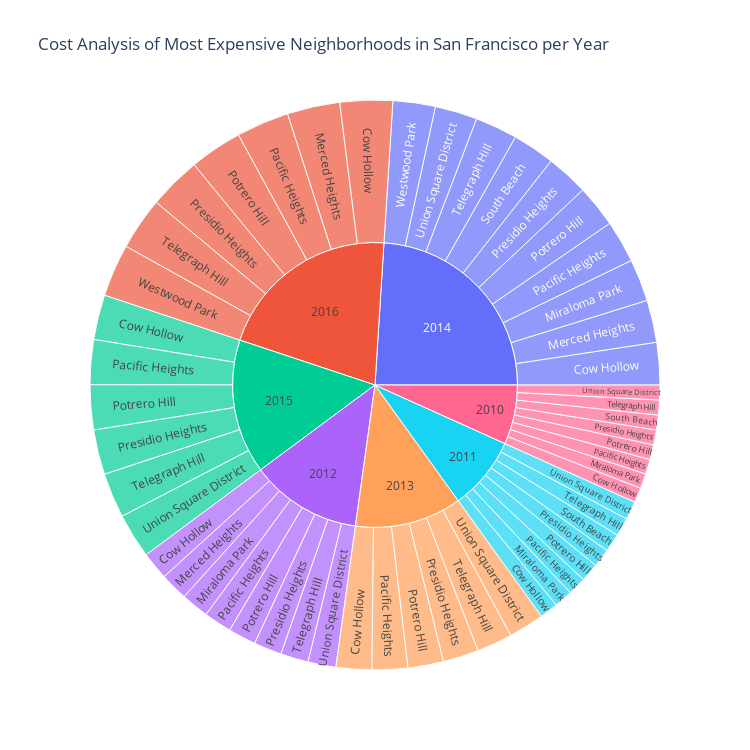

Notebook cell for this chart:
### Markdown cell above
### Create a sunburst chart to conduct a costs analysis of most expensive neighborhoods in San Francisco per year

### Code cell
# Sunburst Plot
fig = px.sunburst(df_expensive_neighborhoods_per_year,
                 path=['year', 'neighborhood'],
                 values='gross_rent',
                 title="Cost Analysis of Most Expensive Neighborhoods in San Francisco per Year",
                 width=750, height=750)
fig.show()

### Figure 1 — Plotly figure (JSON) as saved in the notebook; plotly's stock layout.template omitted (floating-point values rounded to 4 significant figures)
{"data": [{"branchvalues": "total", "domain": {"x": [0, 1], "y": [0, 1]}, "hovertemplate": "labels=%{label}<br>gross_rent=%{value}<br>parent=%{parent}<br>id=%{id}<extra></extra>", "ids": ["2010/Cow Hollow", "2011/Cow Hollow", "2012/Cow Hollow", "2013/Cow Hollow", "2014/Cow Hollow", "2015/Cow Hollow", "2016/Cow Hollow", "2012/Merced Heights", "2014/Merced Heights", "2016/Merced Heights", "2010/Miraloma Park", "2011/Miraloma Park", "2012/Miraloma Park", "2014/Miraloma Park", "2010/Pacific Heights", "2011/Pacific Heights", "2012/Pacific Heights", "2013/Pacific Heights", "2014/Pacific Heights", "2015/Pacific Heights", "2016/Pacific Heights", "2010/Potrero Hill", "2011/Potrero Hill", "2012/Potrero Hill", "2013/Potrero Hill", "2014/Potrero Hill", "2015/Potrero Hill", "2016/Potrero Hill", "2010/Presidio Heights", "2011/Presidio Heights", "2012/Presidio Heights", "2013/Presidio Heights", "2014/Presidio Heights", "2015/Presidio Heights", "2016/Presidio Heights", "2010/South Beach", "2011/South Beach", "2014/South Beach", "2010/Telegraph Hill", "2011/Telegraph Hill", "2012/Telegraph Hill", "2013/Telegraph Hill", "2014/Telegraph Hill", "2015/Telegraph Hill", "2016/Telegraph Hill", "2010/Union Square District", "2011/Union Square District", "2012/Union Square District", "2013/Union Square District", "2014/Union Square District", "2015/Union Square District", "2014/Westwood Park", "2016/Westwood Park", "2010", "2011", "2012", "2013", "2014", "2015", "2016"], "labels": ["Cow Hollow", "Cow Hollow", "Cow Hollow", "Cow Hollow", "Cow Hollow", "Cow Hollow", "Cow Hollow", "Merced Heights", "Merced Heights", "Merced Heights", "Miraloma Park", "Miraloma Park", "Miraloma Park", "Miraloma Park", "Pacific Heights", "Pacific Heights", "Pacific Heights", "Pacific Heights", "Pacific Heights", "Pacific Heights", "Pacific Heights", "Potrero Hill", "Potrero Hill", "Potrero Hill", "Potrero Hill", "Potrero Hill", "Potrero Hill", "Potrero Hill", "Presidio Heights", "Presidio Heights", "Presidio Heights", "Presidio Heights", "Presidio Heights", "Presidio Heights", "Presidio Heights", "South Beach", "South Beach", "South Beach", "Telegraph Hill", "Telegraph Hill", "Telegraph Hill", "Telegraph Hill", "Telegraph Hill", "Telegraph Hill", "Telegraph Hill", "Union Square District", "Union Square District", "Union Square District", "Union Square District", "Union Square District", "Union Square District", "Westwood Park", "Westwood Park", "2010", "2011", "2012", "2013", "2014", "2015", "2016"], "name": "", "parents": ["2010", "2011", "2012", "2013", "2014", "2015", "2016", "2012", "2014", "2016", "2010", "2011", "2012", "2014", "2010", "2011", "2012", "2013", "2014", "2015", "2016", "2010", "2011", "2012", "2013", "2014", "2015", "2016", "2010", "2011", "2012", "2013", "2014", "2015", "2016", "2010", "2011", "2014", "2010", "2011", "2012", "2013", "2014", "2015", "2016", "2010", "2011", "2012", "2013", "2014", "2015", "2014", "2016", "", "", "", "", "", "", ""], "type": "sunburst", "values": [1239, 1530, 2324, 2971, 3528, 3739, 4390, 2324, 3528, 4390, 1239, 1530, 2324, 3528, 1239, 1530, 2324, 2971, 3528, 3739, 4390, 1239, 1530, 2324, 2971, 3528, 3739, 4390, 1239, 1530, 2324, 2971, 3528, 3739, 4390, 1239, 1530, 3528, 1239, 1530, 2324, 2971, 3528, 3739, 4390, 1239, 1530, 2324, 2971, 3528, 3739, 3528, 4390, 9912, 12240, 18592, 17826, 35280, 22434, 30730]}], "layout": {"height": 750, "legend": {"tracegroupgap": 0}, "title": {"text": "Cost Analysis of Most Expensive Neighborhoods in San Francisco per Year"}, "width": 750}}
